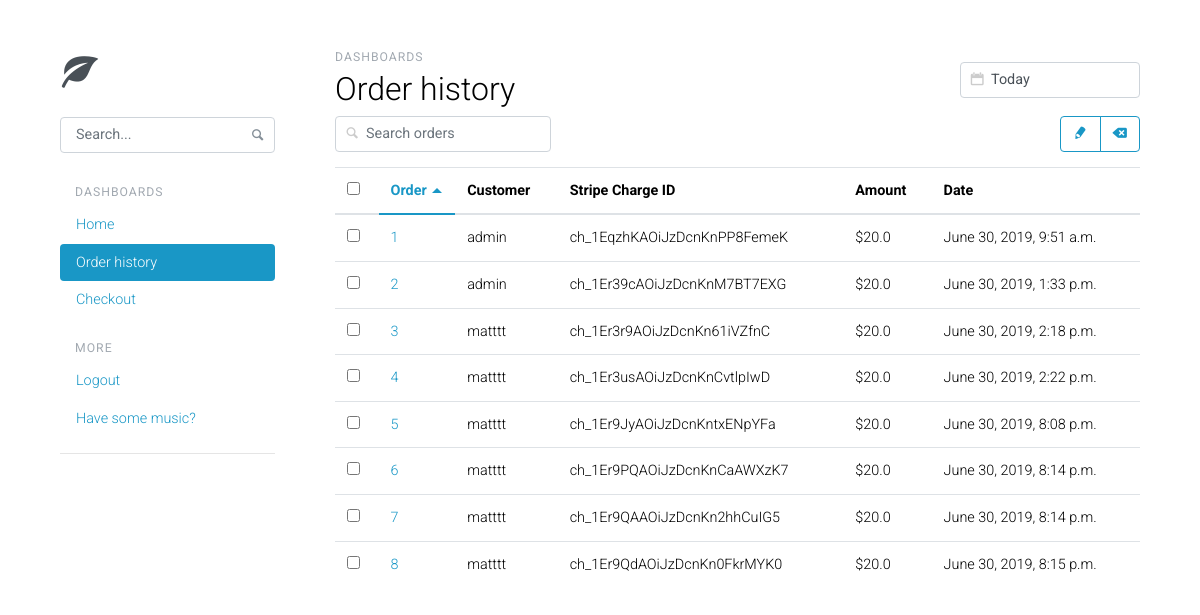
/payment-history/ (signed in), run on an earlier commit of the app's database.
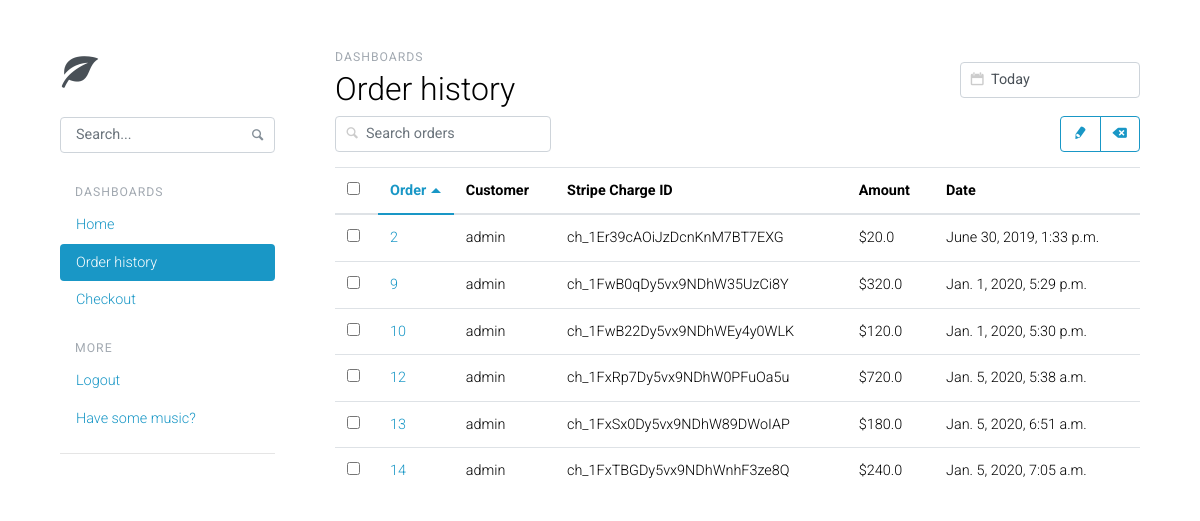
And on a later commit of the database.
### core/models.py (models this page shows, shortened)
class Payment(models.Model):
    stripe_charge_id = models.CharField(max_length=50)
    user = models.ForeignKey(settings.AUTH_USER_MODEL,
                             on_delete=models.SET_NULL, blank=True, null=True)
    amount = models.FloatField()
    timestamp = models.DateTimeField(auto_now_add=True)

### core/views.py (the view)
# urls.py: path('payment-history/', PaymentHistoryView.as_view(), name='payment-history'),
class PaymentHistoryView(ListView):
    context_object_name = 'name'
    template_name = 'payment_history.html'
    queryset = Payment.objects.all()
    def get_context_data(self, **kwargs):
        context = super(PaymentHistoryView, self).get_context_data(**kwargs)
        context['orders'] = Order.objects.all()
        context['payments'] = self.queryset
        return context

### templates/payment_history.html (shortened to what this page needs)
{% load static %}
{% block content %}
<!DOCTYPE html>
<html lang="en">
<head>
  <link href="{% static 'css/toolkit-light.css' %}" rel="stylesheet">
  <link href="{% static 'css/application.css' %}" rel="stylesheet">
</head>
<body>
  <div class="bw">
    <div class="dh">
      <div class="en bpz">
        <nav class="bqg">
          <div class="bqa">
            <a class="bqc brd" href="/payment-history/">
              <span class="bv bhc bqd"></span>
            </a>
          </div>
          <div class="collapse bpd" id="nav-toggleable-md">
            <form class="bqe">
              <input class="form-control" type="text" placeholder="Search...">
              <button type="submit" class="nz">
                <span class="bv bhw"></span>
              </button>
            </form>
            <ul class="nav pb nav-stacked wz">
              <li class="axq">Dashboards</li>
              <li class="pa">
                <a class="oy " href="/">Home</a>
              </li>
              <li class="pa">
                <a class="oy active" href="/payment-history/">Order history</a>
              </li>
              <li class="pa">
                <a class="oy "href="/checkout/">Checkout</a>
              </li>
              <li class="axq">More</li>
              <li class="pa">
                <a class="oy" href="{% url 'account_logout' %}">
                  Logout
                </a>
              </li>
              <li class="pa">
                <a class="oy" href="https://youtu.be/rDhx4ejrPPA" target="blank">
                  Have some music?
                </a>
              </li>
            </ul>
            <hr class="bre aez">
          </div>
        </nav>
      </div>
      <div class="et brf">
        <div class="bqn">
          <div class="bqo">
            <h6 class="bqq">Dashboards</h6>
            <h2 class="bqp">Order history</h2>
          </div>
  <div class="on bqr">
    <div class="axm bpy">
      <input type="text" value="Today" class="form-control" data-provide="datepicker">
      <span class="bv bbc"></span>
    </div>
  </div>
</div>
<div class="bop ayg">
  <div class="boq bor">
    <div class="axm bpy">
      <input type="text" class="form-control bsx" placeholder="Search orders">
      <span class="bv bhw"></span>
    </div>
  </div>
  <div class="boq">
    <div class="ol">
      <button type="button" class="ce nr">
        <span class="bv bji"></span>
      </button>
      <button type="button" class="ce nr">
        <span class="bv bei"></span>
      </button>
    </div>
  </div>
</div>
{% if request.user.is_authenticated %}
<div class="ly">
  <table class="ck" data-sort="table">
    <thead>
      <tr>
        <th><input type="checkbox" class="bsn" id="selectAll"></th>
        <th>Order</th>
        <th>Customer</th>
        <th>Stripe Charge ID</th>
        <th>Amount</th>
        <th>Date</th>
      </tr>
    </thead>
    <tbody>
      {% for payment in payments %}
      <tr>
        <td><input type="checkbox" class="bso"></td>
        <td><a href="#">{{ payment.id }}</a></td>
        <td>{{ payment.user }}</td>
        <td>{{ payment.stripe_charge_id }}</td>
        <td>${{ payment.amount }}</td>
        <td>{{ payment.timestamp }}</td>
      </tr>
      {% endfor %}
    </tbody>
  </table>
</div>
      </div>
    </div>
  </div>
{% endif %}
  </body>
</html>
{% endblock content %}

### static_in_env/css/application.css (style rules this page uses)
body { padding-top: 20px; padding-bottom: 20px; }
@media (min-width: 768px) { body { padding-top: 50px; padding-bottom: 50px; } }
h1, h2, h3, h4, h5, h6, .a, .b, .c, .d, .e, .f { margin-top: 0; }
hr { margin-top: 30px; margin-bottom: 30px; }

### templates/payment_history.html (style rules this page uses)
body { width: 1px; min-width: 100%; *width: 100%; }

What changed in the data, as far as the page shows it:
removed Payment: id "1", user "admin", stripe_charge_id "ch_1EqzhKAOiJzDcnKnPP8FemeK", amount "20.0", timestamp "June 30, 2019, 9:51 a.m."
removed Payment: id "3", user "matttt", stripe_charge_id "ch_1Er3r9AOiJzDcnKn61iVZfnC", amount "20.0", timestamp "June 30, 2019, 2:18 p.m."
removed Payment: id "4", user "matttt", stripe_charge_id "ch_1Er3usAOiJzDcnKnCvtlpIwD", amount "20.0", timestamp "June 30, 2019, 2:22 p.m."
removed Payment: id "5", user "matttt", stripe_charge_id "ch_1Er9JyAOiJzDcnKntxENpYFa", amount "20.0", timestamp "June 30, 2019, 8:08 p.m."
removed Payment: id "6", user "matttt", stripe_charge_id "ch_1Er9PQAOiJzDcnKnCaAWXzK7", amount "20.0", timestamp "June 30, 2019, 8:14 p.m."
removed Payment: id "7", user "matttt", stripe_charge_id "ch_1Er9QAAOiJzDcnKn2hhCuIG5", amount "20.0", timestamp "June 30, 2019, 8:14 p.m."
removed Payment: id "8", user "matttt", stripe_charge_id "ch_1Er9QdAOiJzDcnKn0FkrMYK0", amount "20.0", timestamp "June 30, 2019, 8:15 p.m."
added Payment: id "9", user "admin", stripe_charge_id "ch_1FwB0qDy5vx9NDhW35UzCi8Y", amount "320.0", timestamp "Jan. 1, 2020, 5:29 p.m."
added Payment: id "10", user "admin", stripe_charge_id "ch_1FwB22Dy5vx9NDhWEy4y0WLK", amount "120.0", timestamp "Jan. 1, 2020, 5:30 p.m."
added Payment: id "12", user "admin", stripe_charge_id "ch_1FxRp7Dy5vx9NDhW0PFuOa5u", amount "720.0", timestamp "Jan. 5, 2020, 5:38 a.m."
added Payment: id "13", user "admin", stripe_charge_id "ch_1FxSx0Dy5vx9NDhW89DWoIAP", amount "180.0", timestamp "Jan. 5, 2020, 6:51 a.m."
added Payment: id "14", user "admin", stripe_charge_id "ch_1FxTBGDy5vx9NDhWnhF3ze8Q", amount "240.0", timestamp "Jan. 5, 2020, 7:05 a.m."
